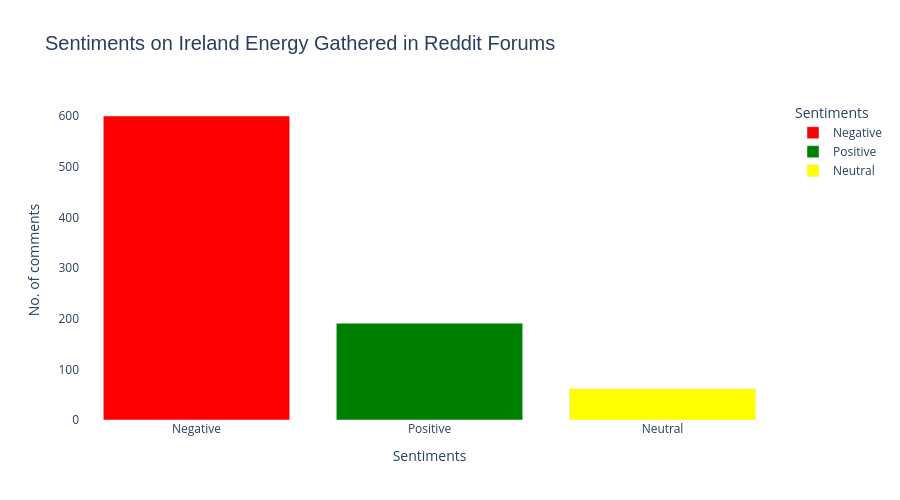

Notebook code cell kept with this figure:
### Code cell
# Define color map
color_map = {
    'Positive': 'green',
    'Negative': 'red',
    'Neutral': 'yellow'
}

# Project Results
fig = px.bar(sentiments_df['flair_prediction'].value_counts().reset_index(), 
             x='flair_prediction', 
             y='count',
             color='flair_prediction',
             color_discrete_map=color_map,
             labels={
                 'count': 'No. of comments',
                 'flair_prediction': 'Sentiments'},
             title='Sentiments on Ireland Energy Gathered in Reddit Forums'
            )


fig.update_layout(
    title_font=dict(size=20, family='Arial'),
    width=900,
    height=500,
    plot_bgcolor='rgba(0,0,0,0)' # this makes background transparent
)

fig.show()

### Figure 1 — Plotly figure (JSON) as saved in the notebook; plotly's stock layout.template omitted (floating-point values rounded to 4 significant figures)
{"data": [{"alignmentgroup": "True", "hovertemplate": "Sentiments=%{x}<br>No. of comments=%{y}<extra></extra>", "legendgroup": "Negative", "marker": {"color": "red", "pattern": {"shape": ""}}, "name": "Negative", "offsetgroup": "Negative", "orientation": "v", "showlegend": true, "textposition": "auto", "type": "bar", "x": ["Negative"], "xaxis": "x", "y": [600], "yaxis": "y"}, {"alignmentgroup": "True", "hovertemplate": "Sentiments=%{x}<br>No. of comments=%{y}<extra></extra>", "legendgroup": "Positive", "marker": {"color": "green", "pattern": {"shape": ""}}, "name": "Positive", "offsetgroup": "Positive", "orientation": "v", "showlegend": true, "textposition": "auto", "type": "bar", "x": ["Positive"], "xaxis": "x", "y": [191], "yaxis": "y"}, {"alignmentgroup": "True", "hovertemplate": "Sentiments=%{x}<br>No. of comments=%{y}<extra></extra>", "legendgroup": "Neutral", "marker": {"color": "yellow", "pattern": {"shape": ""}}, "name": "Neutral", "offsetgroup": "Neutral", "orientation": "v", "showlegend": true, "textposition": "auto", "type": "bar", "x": ["Neutral"], "xaxis": "x", "y": [62], "yaxis": "y"}], "layout": {"barmode": "relative", "height": 500, "legend": {"title": {"text": "Sentiments"}, "tracegroupgap": 0}, "plot_bgcolor": "rgba(0,0,0,0)", "title": {"font": {"family": "Arial", "size": 20}, "text": "Sentiments on Ireland Energy Gathered in Reddit Forums"}, "width": 900, "xaxis": {"anchor": "y", "categoryarray": ["Negative", "Positive", "Neutral"], "categoryorder": "array", "domain": [0, 1], "title": {"text": "Sentiments"}}, "yaxis": {"anchor": "x", "domain": [0, 1], "title": {"text": "No. of comments"}}}}
